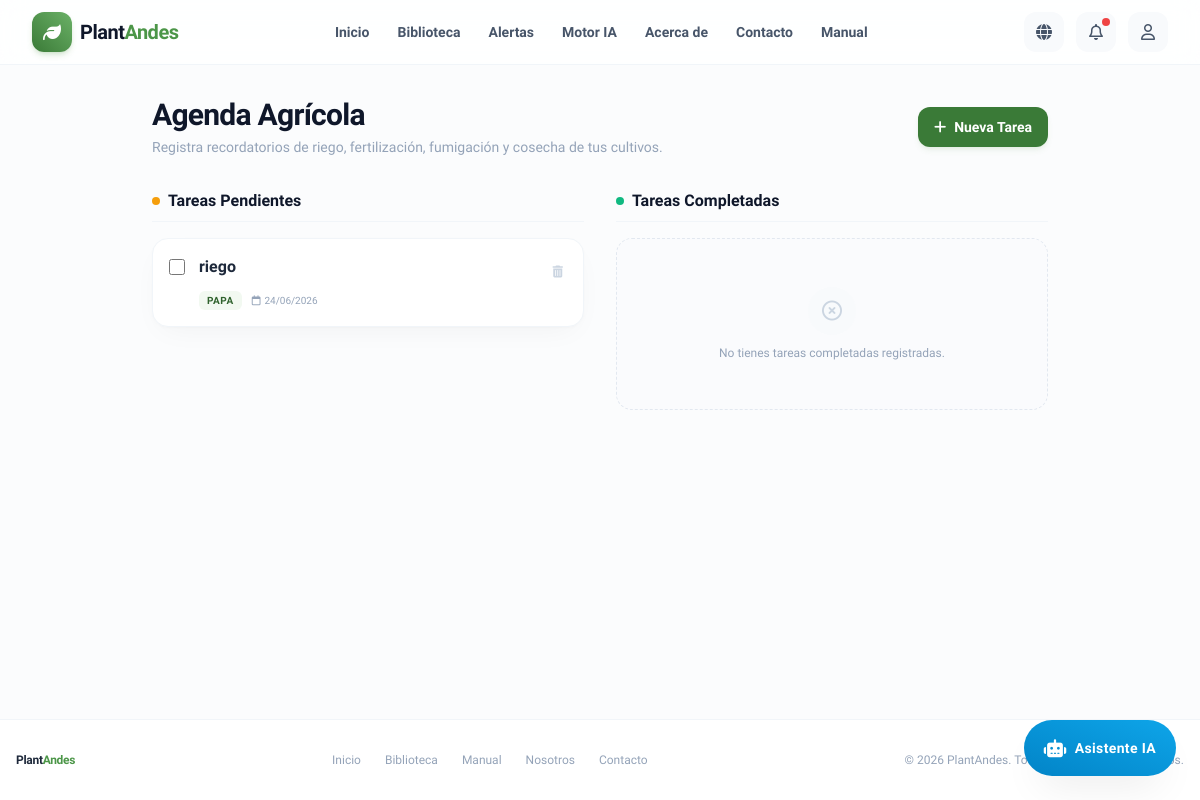
The page /tasks (signed in) on the database its author committed.
### models.py (models this page shows)
class FarmTask(db.Model):
    id = db.Column(db.Integer, primary_key=True)
    user_id = db.Column(db.Integer, db.ForeignKey('user.id'), nullable=False)
    title = db.Column(db.String(100), nullable=False)
    crop_type = db.Column(db.String(100), nullable=False) # e.g. Papa, Maíz, etc.
    description = db.Column(db.Text, nullable=True)
    task_date = db.Column(db.Date, nullable=False)
    status = db.Column(db.String(20), default='pending') # pending, completed
    created_at = db.Column(db.DateTime, default=db.func.current_timestamp())
    user = db.relationship('User', backref=db.backref('tasks', lazy='dynamic'))

### app.py (the view, shortened to what this page needs)
@app.route('/tasks', methods=['GET', 'POST'])
@login_required
def tasks_page():
    tasks = current_user.tasks.order_by(FarmTask.task_date.asc(), FarmTask.status.desc()).all()
    return render_template('tasks.html', tasks=tasks)

### app.py (called while the page is built)
def get_locale():
    if 'language' in session and session['language'] in app.config['LANGUAGES']:
        return session['language']
    return request.accept_languages.best_match(app.config['LANGUAGES'].keys())

@event.listens_for(Engine, "connect")
def set_sqlite_pragma(dbapi_connection, connection_record):
    cursor = dbapi_connection.cursor()
    cursor.execute("PRAGMA foreign_keys=ON")
    cursor.close()

@app.context_processor
def inject_notifications():
    if current_user.is_authenticated:
        unread_notifications = Notification.query.filter_by(user_id=current_user.id, is_read=False).order_by(Notification.created_at.desc()).all()
        return dict(unread_notifications=unread_notifications)
    return dict(unread_notifications=[])

@login_manager.user_loader
def load_user(user_id):
    return User.query.get(int(user_id))

### templates/tasks.html (shortened to what this page needs)
{% extends 'base.html' %}
{% block content %}
<div class="max-w-4xl mx-auto flex flex-col gap-6 md:gap-8">
    <div class="flex items-center justify-between">
        <div>
            <h1 class="text-2xl sm:text-3xl font-extrabold text-slate-900 tracking-tight">{{ _('Agenda Agrícola') }}</h1>
            <p class="text-sm text-slate-400 mt-1">{{ _('Registra recordatorios de riego, fertilización, fumigación y cosecha de tus cultivos.') }}</p>
        </div>
        <button id="add-task-btn" class="inline-flex items-center justify-center gap-2 px-4 py-2.5 bg-brand-600 hover:bg-brand-700 text-white font-bold rounded-xl transition-all shadow-md shadow-brand-500/10 text-sm">
            <i class="fas fa-plus"></i> <span class="hidden sm:inline">{{ _('Nueva Tarea') }}</span>
        </button>
    </div>
    <div class="grid md:grid-cols-2 gap-6 md:gap-8">
        <div class="flex flex-col gap-4">
            <h2 class="text-base font-extrabold text-slate-900 flex items-center gap-2 pb-2 border-b border-slate-100">
                <span class="w-2 h-2 rounded-full bg-amber-500 animate-pulse"></span>
                {{ _('Tareas Pendientes') }}
            </h2>
            <div class="flex flex-col gap-3" id="pending-tasks-list">
                {% set pending_count = namespace(value=0) %}
                {% for task in tasks if task.status == 'pending' %}
                    {% set pending_count.value = pending_count.value + 1 %}
                    <div class="bg-white border border-slate-100 p-4 rounded-2xl shadow-premium flex gap-3.5 items-start justify-between group" id="task-container-{{ task.id }}">
                        <input type="checkbox"
                               class="task-status-toggle mt-1 w-4 h-4 rounded text-brand-600 border-slate-300 focus:ring-brand-500 focus:ring-2 accent-brand-600"
                               data-id="{{ task.id }}">
                        <div class="flex-grow min-w-0 flex flex-col gap-1">
                            <span class="font-bold text-slate-800 text-sm sm:text-base leading-snug break-words" id="task-title-text-{{ task.id }}">{{ task.title }}</span>
                            <div class="flex items-center gap-2.5 mt-2">
                                <span class="px-2 py-0.5 text-[10px] font-bold bg-brand-50 text-brand-700 rounded-md uppercase tracking-wider">{{ task.crop_type }}</span>
                                <span class="text-[10px] text-slate-400 font-medium"><i class="fa-regular fa-calendar mr-1"></i>{{ task.task_date.strftime('%d/%m/%Y') }}</span>
                            </div>
                        </div>
                        <button class="task-delete-btn text-slate-300 hover:text-red-500 p-1 flex-shrink-0 transition-colors duration-200" data-id="{{ task.id }}">
                            <i class="fas fa-trash-alt text-xs"></i>
                        </button>
                    </div>
                {% endfor %}
            </div>
        </div>
        <div class="flex flex-col gap-4">
            <h2 class="text-base font-extrabold text-slate-900 flex items-center gap-2 pb-2 border-b border-slate-100">
                <span class="w-2 h-2 rounded-full bg-emerald-500"></span>
                {{ _('Tareas Completadas') }}
            </h2>
            <div class="flex flex-col gap-3" id="completed-tasks-list">
                {% set completed_count = namespace(value=0) %}
                {% if completed_count.value == 0 %}
                    <div class="py-12 bg-slate-50/20 border border-slate-200 border-dashed rounded-2xl text-center text-slate-400 flex flex-col items-center gap-2.5">
                        <div class="w-12 h-12 rounded-full bg-slate-50 flex items-center justify-center text-slate-300 text-xl"><i class="fa-regular fa-circle-xmark"></i></div>
                        <p class="text-xs">No tienes tareas completadas registradas.</p>
                    </div>
                {% endif %}
            </div>
        </div>
    </div>
</div>
{% endblock %}

### templates/base.html (style rules this page uses)
body { font-family: "Plus Jakarta Sans", sans-serif; }

### rows shown on the page
FarmTask: title "riego", crop_type "PAPA", task_date "24/06/2026"
